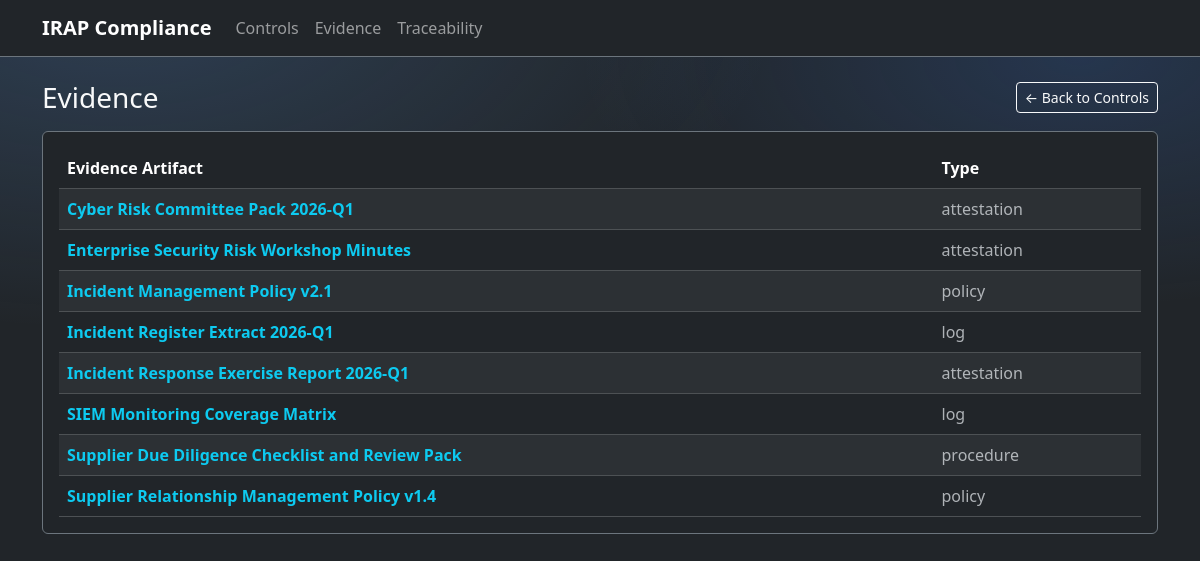
Screenshot of /evidence/ with the database file from the repository.
### irap/models.py (models this page shows, shortened)
class TimeStampedModel(models.Model):
    created_at = models.DateTimeField(default=timezone.now, editable=False)
    updated_at = models.DateTimeField(auto_now=True, null=True, blank=True)
    class Meta:
        abstract = True

class Evidence(TimeStampedModel):
    class EvidenceType(models.TextChoices):
        POLICY = "policy", "Policy"
        PROCEDURE = "procedure", "Procedure"
        DIAGRAM = "diagram", "Architecture diagram"
        TICKET = "ticket", "Change ticket"
        LOG = "log", "Log / monitoring"
        ATTESTATION = "attestation", "Interview / attestation"
        OTHER = "other", "Other"
    name = models.CharField(max_length=255)
    type = models.CharField(max_length=64, choices=EvidenceType.choices, default=EvidenceType.OTHER)
    description = models.TextField(blank=True)
    version = models.CharField(max_length=16, default="v1.0")
    controls = models.ManyToManyField(Control, through="EvidenceUsage", related_name="evidence_items")
    class Meta:
        indexes = [
            models.Index(fields=["type"]),
            models.Index(fields=["name"]),
        ]
        ordering = ["name"]

### irap/views.py (the view)
# urls.py: path("evidence/", views.evidence_list, name="evidence_list"),
def evidence_list(request):
    evidence_items = Evidence.objects.all().order_by("name")
    return render(request, "irap/evidence_list.html", {"evidence_items": evidence_items})

### templates/irap/evidence_list.html (shortened to what this page needs)
{% extends 'base.html' %}
{% block content %}
  <div class="d-flex align-items-center justify-content-between mb-3">
    <h1 class="h3 mb-0">Evidence</h1>
    <a class="btn btn-outline-light btn-sm" href="{% url 'irap:control_list' %}">&larr; Back to Controls</a>
  </div>
  <div class="card bg-dark border-secondary mb-3">
    <div class="card-body">
    {% if evidence_items %}
      <div class="table-responsive">
        <table class="table table-dark table-striped table-hover align-middle mb-0" aria-label="Evidence table">
          <thead>
            <tr>
              <th>Evidence Artifact</th>
              <th>Type</th>
            </tr>
          </thead>
          <tbody>
            {% for evidence in evidence_items %}
              <tr>
                <td>
                  <a class="link-info text-decoration-none" href="{% url 'irap:evidence_detail' evidence.pk %}">
                    <strong>{{ evidence.name }}</strong>
                  </a>
                </td>
                <td class="text-muted">{{ evidence.type }}</td>
              </tr>
            {% endfor %}
          </tbody>
        </table>
      </div>
    {% else %}
      <div class="alert alert-secondary mb-0">No evidence artifacts available yet.</div>
    {% endif %}
    </div>
  </div>
{% endblock %}

### static/irap/styles.css (style rules this page uses)
:root { --bg: #0b1220; --panel: #121c33; --panel-2: #0f1830; --text: #e8eefc; --muted: #a9b5d6; --border: rgba(255,255,255,0.10); --primary: #60a5fa; --primary-2: #3b82f6; --danger: #fb7185; --success: #34d399; --warn: #fbbf24; }
* { box-sizing: border-box; }
body { margin: 0; font-family: ui-sans-serif, system-ui, -apple-system, Segoe UI, Roboto, Helvetica, Arial, "Apple Color Emoji","Segoe UI Emoji"; background: radial-gradient(1200px 600px at 10% 0%, rgba(96,165,250,0.20), transparent 55%), radial-gradient(1000px 500px at 90% 10%, rgba(59,130,246,0.18), transparent 50%), var(--bg); color: var(--text); }

### rows the page displays
Evidence: name "Cyber Risk Committee Pack 2026-Q1", type "attestation"
Evidence: name "Enterprise Security Risk Workshop Minutes", type "attestation"
Evidence: name "Incident Management Policy v2.1", type "policy"
Evidence: name "Incident Register Extract 2026-Q1", type "log"
Evidence: name "Incident Response Exercise Report 2026-Q1", type "attestation"
Evidence: name "SIEM Monitoring Coverage Matrix", type "log"
Evidence: name "Supplier Due Diligence Checklist and Review Pack", type "procedure"
Evidence: name "Supplier Relationship Management Policy v1.4", type "policy"
